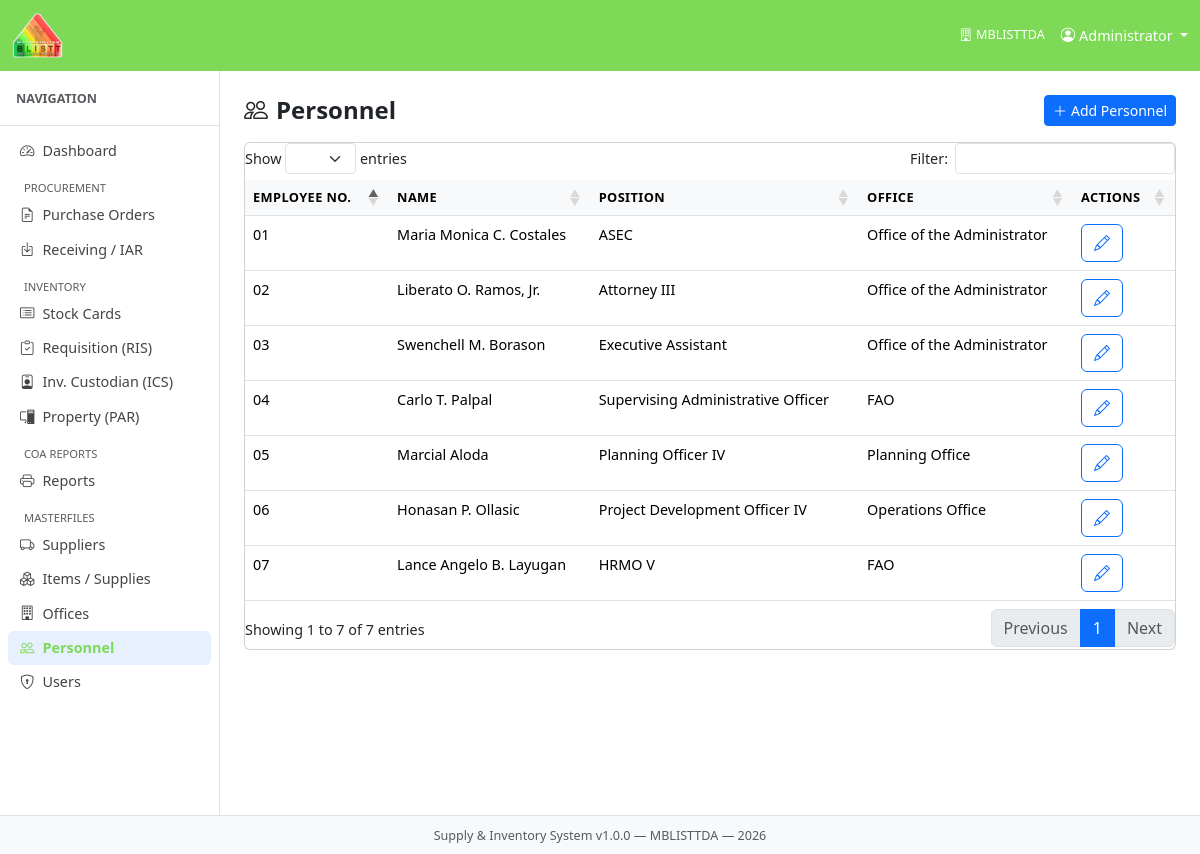
The page /index.php?mod=personnel&act=index on the database its author committed.
### tables this page shows
CREATE TABLE `personnel` (
  `personnel_id` int(10) UNSIGNED NOT NULL,
  `office_id` int(10) UNSIGNED NOT NULL,
  `employee_no` varchar(30) DEFAULT NULL,
  `full_name` varchar(200) NOT NULL,
  `position` varchar(150) DEFAULT NULL,
  `is_active` tinyint(1) NOT NULL DEFAULT 1,
  `created_at` timestamp NOT NULL DEFAULT current_timestamp()
);

CREATE TABLE `offices` (
  `office_id` int(10) UNSIGNED NOT NULL,
  `office_code` varchar(20) NOT NULL,
  `office_name` varchar(200) NOT NULL,
  `department` varchar(200) DEFAULT NULL,
  `head_of_office` varchar(150) DEFAULT NULL,
  `is_active` tinyint(1) NOT NULL DEFAULT 1,
  `created_at` timestamp NOT NULL DEFAULT current_timestamp()
);

### core/Controller.php (called while the page is built, shortened)
<?php
abstract class Controller {
    protected function render(string $viewFile, array $data = []): void {
        extract($data);
        $viewPath = ROOT_PATH . '/modules/' . $viewFile . '.php';
        include $viewPath;
    }
}

### modules/personnel/PersonnelController.php (called while the page is built, shortened)
<?php
require_once ROOT_PATH . '/models/PersonnelModel.php';
class PersonnelController extends Controller {
    private PersonnelModel $m;
    public function __construct() { $this->m = new PersonnelModel(); }
    public function index(): void {
        $personnel = $this->m->getWithOffice();
        $this->render('personnel/index', compact('personnel', 'flash'));
    }
}

### core/Router.php (called while the page is built, shortened)
<?php
class Router {
    public function dispatch(): void {
        $act = $_GET['act'] ?? 'index';
        $act = preg_replace('/[^a-zA-Z_]/', '', $act);
        $controller = new $class();
        $controller->$act();
    }
}

### index.php (called while the page is built, shortened)
<?php
require_once ROOT_PATH . '/config/database.php';
require_once ROOT_PATH . '/core/Database.php';
require_once ROOT_PATH . '/core/Model.php';
require_once ROOT_PATH . '/core/Controller.php';
require_once ROOT_PATH . '/core/Router.php';
$router = new Router();
$router->dispatch();

### core/Database.php (called while the page is built, shortened)
<?php
class Database {
    private static ?Database $instance = null;
    private PDO $pdo;
    private function __construct() {
        $dsn = sprintf('mysql:host=%s;port=%s;dbname=%s;charset=%s',
            DB_HOST, DB_PORT, DB_NAME, DB_CHARSET);
        $options = [
            PDO::ATTR_ERRMODE            => PDO::ERRMODE_EXCEPTION,
            PDO::ATTR_DEFAULT_FETCH_MODE => PDO::FETCH_ASSOC,
            PDO::ATTR_EMULATE_PREPARES   => false,
        ];
        try {
            $this->pdo = new PDO($dsn, DB_USER, DB_PASS, $options);
        } catch (PDOException $e) {
            die('Database connection failed: ' . $e->getMessage());
        }
    }
    public static function getInstance(): Database {
        if (self::$instance === null) {
            self::$instance = new self();
        }
        return self::$instance;
    }
    public function query(string $sql, array $params = []): PDOStatement {
        $stmt = $this->pdo->prepare($sql);
        $stmt->execute($params);
        return $stmt;
    }
    public function fetchAll(string $sql, array $params = []): array {
        return $this->query($sql, $params)->fetchAll();
    }
}

### core/Model.php (called while the page is built, shortened)
<?php
abstract class Model {
    public function __construct() {
        $this->db = Database::getInstance();
    }
}

### models/PersonnelModel.php (called while the page is built, shortened)
<?php
class PersonnelModel extends Model {
    public function getWithOffice(): array {
        return $this->db->fetchAll(
            "SELECT p.*, o.office_name FROM personnel p
             JOIN offices o ON o.office_id = p.office_id
             WHERE p.is_active = 1
             ORDER BY p.full_name"
        );
    }
}

### modules/personnel/index.php (the view, shortened to what this page needs)
<div class="d-flex justify-content-between align-items-center mb-3">
  <h4 class="fw-bold mb-0"><i class="bi bi-people me-2"></i>Personnel</h4>
  <a href="<?= BASE_URL ?>/index.php?mod=personnel&act=create" class="btn btn-primary btn-sm">
    <i class="bi bi-plus-lg me-1"></i>Add Personnel</a>
</div>
<div class="card"><div class="card-body p-0">
  <table class="table datatable mb-0">
    <thead><tr><th>Employee No.</th><th>Name</th><th>Position</th><th>Office</th><th>Actions</th></tr></thead>
    <tbody>
    <?php foreach ($personnel as $r): ?>
      <tr>
        <td><?= htmlspecialchars($r['employee_no']) ?></td>
        <td><?= htmlspecialchars($r['full_name']) ?></td>
        <td><?= htmlspecialchars($r['position']) ?></td>
        <td><?= htmlspecialchars($r['office_name']) ?></td>
        <td><a href="<?= BASE_URL ?>/index.php?mod=personnel&act=edit&id=<?= $r['personnel_id'] ?>"
           class="btn btn-xs btn-outline-primary"><i class="bi bi-pencil"></i></a></td>
      </tr>
    <?php endforeach; ?>
    </tbody>
  </table>
</div></div>

### assets/css/app.css (style rules this page uses)
:root { --sidebar-w: 220px; }
body { font-size: .9rem; }
.table th { font-size: .8rem; text-transform: uppercase; letter-spacing: .03em; background: #f8f9fa; white-space: nowrap; }

### rows shown on the page
personnel: employee_no "04", full_name "Carlo T. Palpal", position "Supervising Administrative Officer", office.office_name "FAO"
personnel: employee_no "06", full_name "Honasan P. Ollasic", position "Project Development Officer IV", office.office_name "Operations Office"
personnel: employee_no "07", full_name "Lance Angelo B. Layugan", position "HRMO V", office.office_name "FAO"
personnel: employee_no "02", full_name "Liberato O. Ramos, Jr.", position "Attorney III", office.office_name "Office of the Administrator"
personnel: employee_no "05", full_name "Marcial Aloda", position "Planning Officer IV", office.office_name "Planning Office"
personnel: employee_no "01", full_name "Maria Monica C. Costales", position "ASEC", office.office_name "Office of the Administrator"
personnel: employee_no "03", full_name "Swenchell M. Borason", position "Executive Assistant", office.office_name "Office of the Administrator"

### other values the page prints
APP_AGENCY "MBLISTTDA"
$user['full_name'] "Administrator"
$label "Dashboard Purchase Orders Receiving / IAR Stock Cards Requisition (RIS) Inv. Custodian (ICS) Property (PAR) Reports Suppliers Items / Supplies Offices Personnel Users"
APP_NAME "Supply & Inventory System"
APP_VERSION "1.0.0"
